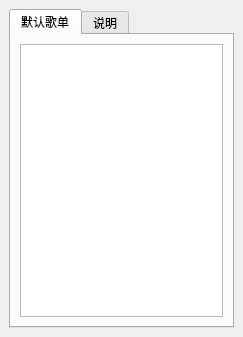
<?xml version="1.0" encoding="UTF-8"?>
<ui version="4.0">
 <class>ListWidget</class>
 <widget class="QMainWindow" name="ListWidget">
  <property name="geometry">
   <rect>
    <x>0</x>
    <y>0</y>
    <width>243</width>
    <height>337</height>
   </rect>
  </property>
  <property name="windowTitle">
   <string>播放列表</string>
  </property>
  <widget class="QWidget" name="centralwidget">
   <layout class="QVBoxLayout" name="verticalLayout">
    <item>
     <widget class="QTabWidget" name="tabWidget">
      <property name="currentIndex">
       <number>0</number>
      </property>
      <widget class="QWidget" name="tab">
       <attribute name="title">
        <string>默认歌单</string>
       </attribute>
       <layout class="QHBoxLayout" name="horizontalLayout">
        <item>
         <widget class="QListWidget" name="listWidget1"/>
        </item>
       </layout>
      </widget>
      <widget class="QWidget" name="tab_2">
       <property name="enabled">
        <bool>true</bool>
       </property>
       <attribute name="title">
        <string>说明</string>
       </attribute>
       <widget class="QPlainTextEdit" name="plainTextEdit">
        <property name="geometry">
         <rect>
          <x>0</x>
          <y>0</y>
          <width>191</width>
          <height>281</height>
         </rect>
        </property>
        <property name="sizePolicy">
         <sizepolicy hsizetype="Preferred" vsizetype="Preferred">
          <horstretch>0</horstretch>
          <verstretch>0</verstretch>
         </sizepolicy>
        </property>
        <property name="readOnly">
         <bool>true</bool>
        </property>
        <property name="plainText">
         <string>介绍：
一款简易的绿色音乐播放器，无需安装，用完即走，不留痕迹。
使用说明：
从左至右三个按纽分别为 选择文件、播放/暂停、查看/隐藏歌单，将鼠标停留在按钮上会显示提示。
1.添加音乐文件：点击选择文件按钮进行单个或多个选择即可，也可以直接拖放文件到软件窗口中自动识别添加文件，添加完成后会自动循环播放刚才添加的音乐；
2.调节音量：将鼠标停留在播放器界面时，滚动鼠标滚轮即可调节音量，默认70%的音量。
3.暂停播放：点击暂停按钮可以暂停播放，再次点击可恢复播放
4.点击歌单按钮可以查看播放列表
5.退出：点击右上角关闭按钮（“ X ”）

使用过程中有任何问题或建议请发邮件到我下方的邮箱，说不定下次更新你就上榜了哟。
Contact with E-mail:
kearneyback@gmail.com</string>
        </property>
       </widget>
      </widget>
     </widget>
    </item>
   </layout>
  </widget>
 </widget>
 <resources/>
 <connections/>
</ui>
